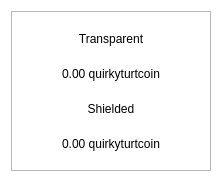
<?xml version="1.0" encoding="UTF-8"?>
<ui version="4.0">
 <class>BalanceBubble</class>
 <widget class="QWidget" name="BalanceBubble">
  <property name="geometry">
   <rect>
    <x>0</x>
    <y>0</y>
    <width>218</width>
    <height>178</height>
   </rect>
  </property>
  <property name="minimumSize">
   <size>
    <width>218</width>
    <height>178</height>
   </size>
  </property>
  <property name="maximumSize">
   <size>
    <width>250</width>
    <height>178</height>
   </size>
  </property>
  <property name="windowTitle">
   <string>Form</string>
  </property>
  <property name="styleSheet">
   <string notr="true">#BalanceBubble{
background-color:transparent
}</string>
  </property>
  <layout class="QVBoxLayout" name="verticalLayout_2">
   <property name="spacing">
    <number>0</number>
   </property>
   <item>
    <widget class="QFrame" name="frame">
     <property name="minimumSize">
      <size>
       <width>200</width>
       <height>160</height>
      </size>
     </property>
     <property name="maximumSize">
      <size>
       <width>250</width>
       <height>160</height>
      </size>
     </property>
     <property name="styleSheet">
      <string notr="true"/>
     </property>
     <property name="frameShape">
      <enum>QFrame::StyledPanel</enum>
     </property>
     <property name="frameShadow">
      <enum>QFrame::Raised</enum>
     </property>
     <property name="lineWidth">
      <number>10</number>
     </property>
     <layout class="QVBoxLayout" name="verticalLayout">
      <property name="spacing">
       <number>0</number>
      </property>
      <item>
       <layout class="QHBoxLayout" name="horizontalLayout">
        <item>
         <widget class="QLabel" name="lblFirst">
          <property name="styleSheet">
           <string notr="true"/>
          </property>
          <property name="text">
           <string>Transparent</string>
          </property>
          <property name="alignment">
           <set>Qt::AlignCenter</set>
          </property>
         </widget>
        </item>
       </layout>
      </item>
      <item>
       <widget class="QLabel" name="textTransparent">
        <property name="styleSheet">
         <string notr="true"/>
        </property>
        <property name="text">
         <string>0.00 quirkyturtcoin</string>
        </property>
        <property name="alignment">
         <set>Qt::AlignCenter</set>
        </property>
       </widget>
      </item>
      <item>
       <widget class="QLabel" name="lblSecond">
        <property name="styleSheet">
         <string notr="true"/>
        </property>
        <property name="text">
         <string>Shielded</string>
        </property>
        <property name="alignment">
         <set>Qt::AlignCenter</set>
        </property>
       </widget>
      </item>
      <item>
       <widget class="QLabel" name="textShielded">
        <property name="styleSheet">
         <string notr="true"/>
        </property>
        <property name="text">
         <string>0.00 quirkyturtcoin</string>
        </property>
        <property name="alignment">
         <set>Qt::AlignCenter</set>
        </property>
       </widget>
      </item>
     </layout>
    </widget>
   </item>
  </layout>
 </widget>
 <resources/>
 <connections/>
</ui>
